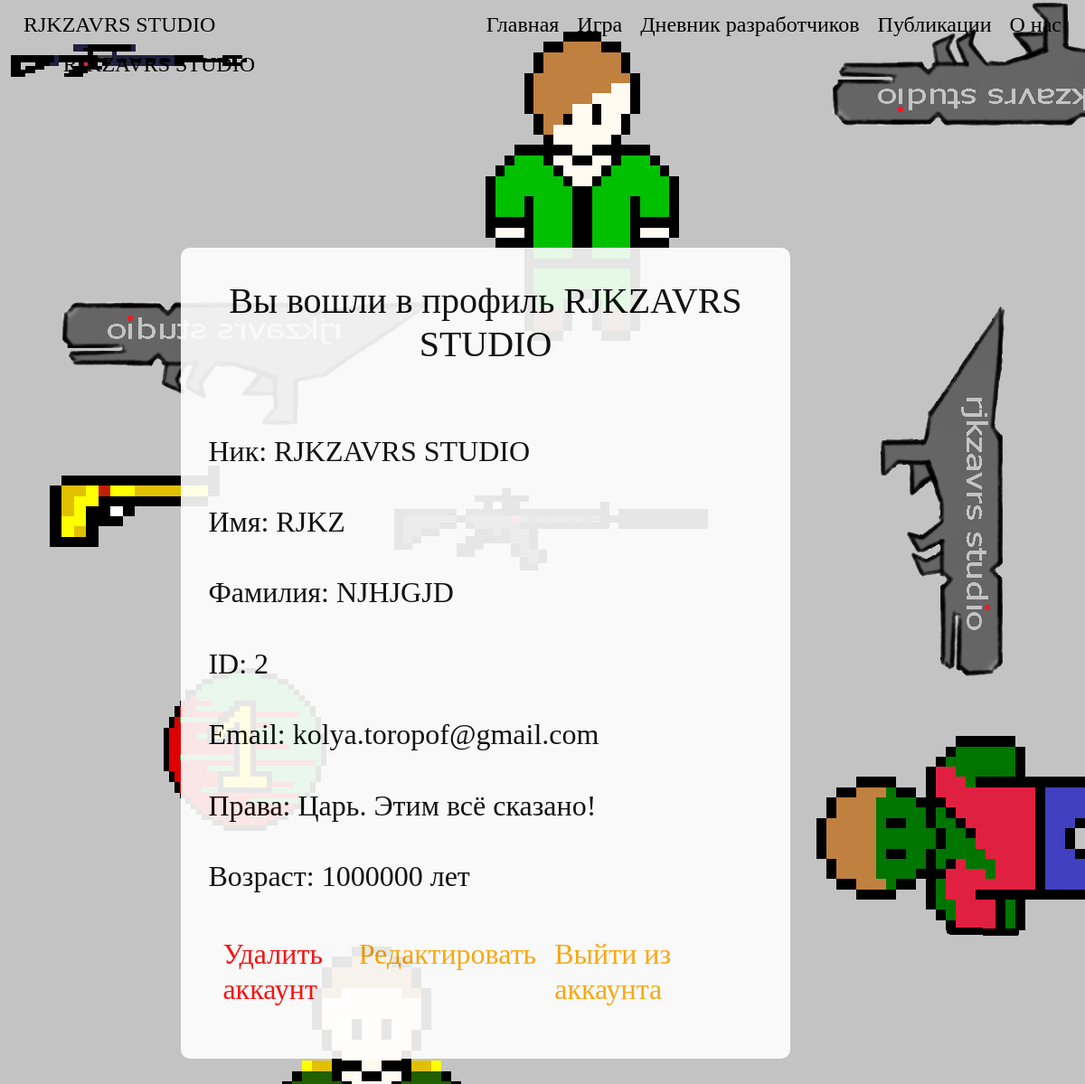
Page /account/ (signed in) on the committed database.
### data/users.py (models this page shows, shortened)
class User(SqlAlchemyBase, UserMixin, SerializerMixin):
    __tablename__ = 'user'
    id = sqlalchemy.Column(sqlalchemy.Integer, primary_key=True, autoincrement=True)
    surname = sqlalchemy.Column(sqlalchemy.String, nullable=True)
    name = sqlalchemy.Column(sqlalchemy.String, nullable=True)
    age = sqlalchemy.Column(sqlalchemy.Integer, nullable=True)
    nickname = sqlalchemy.Column(sqlalchemy.String, nullable=True)
    email = sqlalchemy.Column(sqlalchemy.String, index=True, unique=True, nullable=True)
    hashed_password = sqlalchemy.Column(sqlalchemy.String, nullable=True)
    created_date = sqlalchemy.Column(sqlalchemy.DateTime)
    status = sqlalchemy.Column(sqlalchemy.Integer, nullable=True, default=0)
    background_image_id = sqlalchemy.Column(sqlalchemy.Integer, nullable=True, default=0)
    publications = orm.relation('Publications')
    developers_diary = orm.relation('DevelopersDiary')
    comments = orm.relation('Comments')

### run.py (the view)
@app.route('/account/')
def account():
    if current_user.is_authenticated:
        return render_template("account.html", title=f'Аккаунт {current_user.nickname}',
                               style=url_for('static', filename='css/style.css'), user=current_user,
                               bgimg=get_image_profile(current_user))
    return redirect('/')

### data/db_session.py (called while the page is built)
def create_session() -> Session:
    global __factory
    return __factory()

### run.py (called while the page is built)
def get_image_profile(user):
    bg_img = 1
    if user.is_authenticated:
        bg_img = user.background_image_id + 1
    return url_for('static', filename=f'img/background_img_{bg_img}.png')

@login_manager.user_loader
def load_user(user_id):
    session = db_session.create_session()
    return session.query(User).get(user_id)

### templates/account.html
{% extends "base.html" %}
{% block content %}
<div class="title">
    <h1 class="title-text">Вы вошли в профиль {{user.nickname}}</h1>
</div>
<div>
    <h2 class="wide-text">Ник: {{user.nickname}}</h2>
    <h2 class="wide-text">Имя: {{user.name}}</h2>
    <h2 class="wide-text">Фамилия: {{user.surname}}</h2>
    <h2 class="wide-text">ID: {{user.id}}</h2>
    <h2 class="wide-text">Email: {{user.email}}</h2>
    {% if user.status == 0%}
    <h2 class="wide-text">Права: Пользователь</h2>
    {% elif user.status == 1%}
    <h2 class="wide-text">Права: разработчик</h2>
    {% elif user.status > 9%}
    <h2 class="wide-text">Права: Царь. Этим всё сказано!</h2>
    {% elif user.status > 1%}
    <h2 class="wide-text">Права: Админ.</h2>
    {% else %}
    <h2 class="wide-text">Права: Ты кто такой? Ты как сюда попал?</h2>
    {% endif %}
    <h2 class="wide-text">Возраст: {{user.age}} лет</h2>
</div>
<div class="navbar">
    <div class="left-down-bar">
        <a href="/delete_account/"><h2 class="red-wide-text">Удалить аккаунт</h2></a>
    </div>
    <div class="right-down-bar">
        <a href="/logout/"><h2 class="orange-wide-text">Выйти из аккаунта</h2></a>
        <a href="/edit_account/"><h2 class="orange-wide-text">Редактировать</h2></a>
    </div>
</div>
{% endblock %}

### templates/base.html (shortened to what this page needs)
<!doctype html>
<html lang="ru">
<head>
    <link rel="stylesheet"
          href="https://stackpath.bootstrapcdn.com/bootstrap/4.4.1/css/bootstrap.min.css"
>
    <link rel="stylesheet" href={{style}}>
</head>
<body>
<header class="navbar navbar-light">
    <div class="left-head">
        <a href="/about/"><h4 class="asd">RJKZAVRS STUDIO</h4></a>
    </div>
    <div class="center-head">
        <div>
            <a href="/" class="header-a"><h4 class="asd">Главная</h4></a>
            <a href="/" class="header-a"><h4 class="asd">Игра</h4></a>
            <a href="/DevelopersDiary" class="header-a"><h4 class="asd">Дневник разработчиков</h4></a>
            <a href="/Publications/" class="header-a"><h4 class="asd">Публикации</h4></a>
            <a href="/about/" class="header-a"><h4 class="asd">О нас</h4></a>
        </div>
    </div>
    <div class="right-head">
        {% if current_user.is_authenticated %}
        <a class="navbar-brand" href="/account"><h4 class="asd">{{ current_user.nickname }}</h4></a>
        {% else %}
        <a href="/login"><h4 class="asd">Войти</h4></a>
        <a href="/register"><h4 class="asd">Зарегестрироваться</h4></a>
        {% endif %}
    </div>
</header>
<main role="main">
    <div class="main-block">
        <div class="center-column">
            <div class="center-column-block">
                {% block content %}{% endblock %}
            </div>
        </div>
    </div>
</main>
</body>
</html>

### static/css/style.css (style rules this page uses)
header { margin-bottom: 170px; }
main { align: center; width: 100%; }
.header-a { float: left; }
a { text-decoration: none; }
div.main-block { width: 85%; display: flex; margin-left: 15%; align: center; margin-bottom: 70px; }
.asd { font-family: 'Comfortaa', cursive; font-weight: 100; font-style: inherit; color: #000; position: relative; padding: 5px 5px; margin: 0 5px; }
.title-text { font-family: 'Comfortaa', cursive; font-weight: 100; font-style: inherit; color: #000; position: relative; padding: 5px 5px; margin: 0 5px; }
.wide-text { font-family: 'Comfortaa', cursive; font-weight: 100; font-style: inherit; color: #000; position: relative; padding: 20px 5px; margin: 0 5px; }
.red-wide-text { font-family: 'Comfortaa', cursive; font-weight: 100; font-style: inherit; color: red; position: relative; padding: 20px 5px; margin: 0 5px; }
.orange-wide-text { font-family: 'Comfortaa', cursive; font-weight: 100; font-style: inherit; color: orange; position: relative; padding: 20px 5px; margin: 0 5px; }
div.left-head { width: 25%; }
div.center-head { display: flex; align: center; }
div.right-head { width: 25%; display: -webkit-flex; -webkit-flex-direction: row-reverse; display: flex; flex-direction: row-reverse; }
div.left-down-bar { width: 25%; display: flex; }
div.right-down-bar { width: 75%; display: -webkit-flex; -webkit-flex-direction: row-reverse; display: flex; flex-direction: row-reverse; }
div.center-column { border-radius: 10px; opacity: 1; background: #fff; align: left; width: 66%; margin-left: 2%; margin-right: 20px; opacity: 0.9; }
div.center-column-block { padding: 30px 20px; }
div.title { display: block; text-align: center; margin-bottom: 50px; }

### rows in the picture
User: nickname "RJKZAVRS STUDIO", name "RJKZ", surname "NJHJGJD", id "2", email "kolya.toropof@gmail.com", age "1000000"
